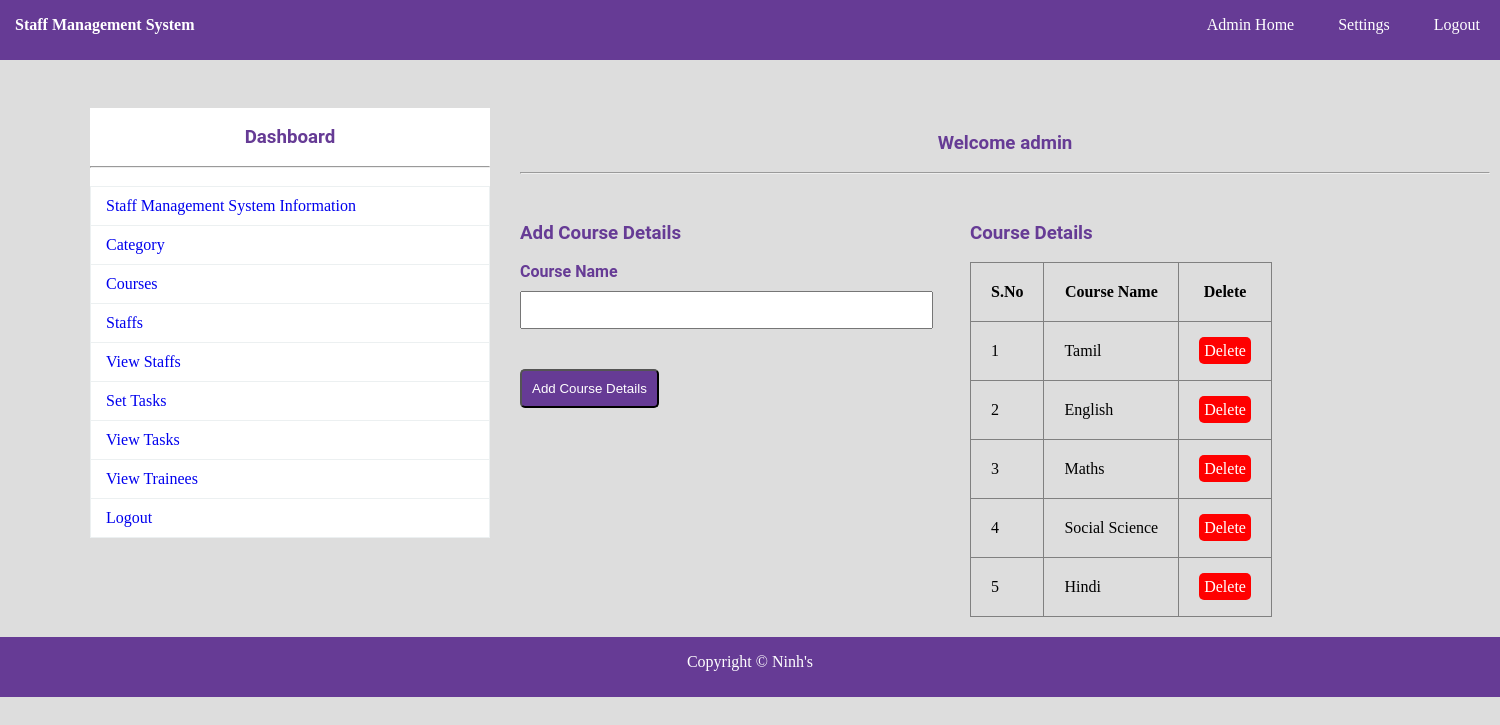
Page /add_sub.php (signed in) on the committed database.
### tables this page shows
CREATE TABLE IF NOT EXISTS `course` (
  `SID` int(11) NOT NULL AUTO_INCREMENT,
  `SNAME` varchar(150) NOT NULL,
  PRIMARY KEY (`SID`)
);

### add_sub.php (the view, shortened to what this page needs)
<?php
	include"database.php";
?>
<!DOCTYPE html>
<html>
	<head>
		<link rel="stylesheet" type="text/css" href="css/style.css">
	</head>
	<body>
				<?php include"navbar.php";?><br>
			<div id="section">
					<?php include"sidebar.php";?><br><br><br>
					<h3 class="text">Welcome <?php echo $_SESSION["ANAME"]; ?></h3><br><hr><br>
					<div class="content1">
						<h3 > Add Course Details</h3><br>
						<form method="post" action="<?php echo $_SERVER["PHP_SELF"];?>">
						   <label>Course Name</label><br>
						   <input type="text" name="sname" required class="input">
						   <button type="submit" class="btn" name="submit">Add Course Details</button>
						</form>
					</div>
				<div class="tbox" >
					<h3 style="margin-top:30px;"> Course Details</h3><br>
					<table border="1px" >
						<tr>
							<th>S.No</th>
							<th>Course Name</th>
							<th>Delete</th>
						</tr>
						<?php
							$s="select * from course";
							$res=$db->query($s);
							if($res->num_rows>0)
							{
								$i=0;
								while($r=$res->fetch_assoc())
								{
									$i++;
									echo "
										<tr>
										<td>{$i}</td>
										<td>{$r["SNAME"]}</td>
										<td><a href='sub_delete.php?id={$r["SID"]}' class='btnr'>Delete</a></td>
										</tr>
									";
								}
							}
							else
							{
								echo "No Record Found";
							}
						?>
					</table>
				</div>
			</div>
				<?php include"footer.php";?>
	</body>
</html>

### css/style.css (style rules this page uses)
* { padding:0px; margin:0px; }
html { background:#dddddd; }
a { text-decoration:none; }
h1,h2,h3,h4,h5,h6,label { font-family:roboto; color:#663b95; }
.btn { border-radius:5px; padding:10px; background:#663b95; color:white; margin-top:40px; }
.btnr { border-radius:5px; padding:5px; background:#ff0000; color:white; }
.input { height:30px; width:90%; padding:2px; margin-top:10px; }
label { font-weight:bold; }
.content1 { margin-top:30px; }
.text { text-align:center; }
#section { height:auto; width:1400px; margin-left:90px; font-family:cambria; }
.content1 { margin-top:30px; height:auto; width:450px; float:left; }
.tbox { float:left; }
.tbox table { border-collapse:collapse; }
tr,td,th { padding:20px; }
table { border-collapse:collapse; }

### rows in the picture
course: SNAME "Tamil"
course: SNAME "English"
course: SNAME "Maths"
course: SNAME "Social Science"
course: SNAME "Hindi"

### other values in the picture
$_SESSION["ANAME"] "admin"
